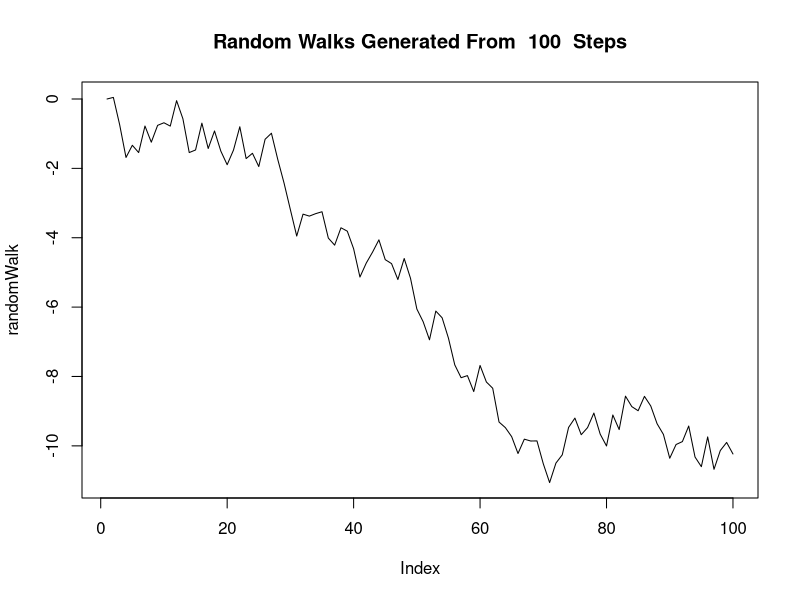

Here is the R script that generated this plot:
#Question 1
#Initialising a function that generates a random walk
#@params numSteps - number of steps, stepRange - maximum size of step
generateWalkFunc <- function(numSteps, stepRange){
  #define the initial starting point
  initial.value <- 0
  #set the current point before the first iteration to the starting point
  #the randomWalk always starts at 0 (initial value)
  currentPoint <- initial.value
  randomWalk <- initial.value
  vec <- vector()
  #for loop which starts at 2 because our stating point is already initialised
  #iterate through until we complete the desired number of steps
  for(i in 2:numSteps){
    #The current position of the walk is the position of the previous point + a 
    #random value taken from a uniform distribution where the range varies from -stepRange to + stepRange.
    randomWalk[i] <- randomWalk[i - 1] + runif(1, -stepRange, stepRange)
    if(i == 2){
      #print(initial.value) #The first value always printed is the initial position (when i is equal to 2 since
      vec <- c(vec, initial.value)
      # thats where the for loop starts)
    }else{
      #print(currentPoint + c(0, cumsum(randomWalk[i])))
      #print(randomWalk[i])
      vec <- c(vec, randomWalk[i])
    }
    currentPoint <- randomWalk[i] #set the current point to the current point of the random walk
  }
  print(vec) #print the final vector showing all the points taken in the 100 steps
  #plot the randomly generated steps as a line plot
  plot(randomWalk, type = "l", main = paste("Random Walks Generated From ", numSteps, " Steps"))
}
#Calling the above function with a 100 steps each with a maximum size of 1 from each current position
generateWalkFunc(100, 1)
